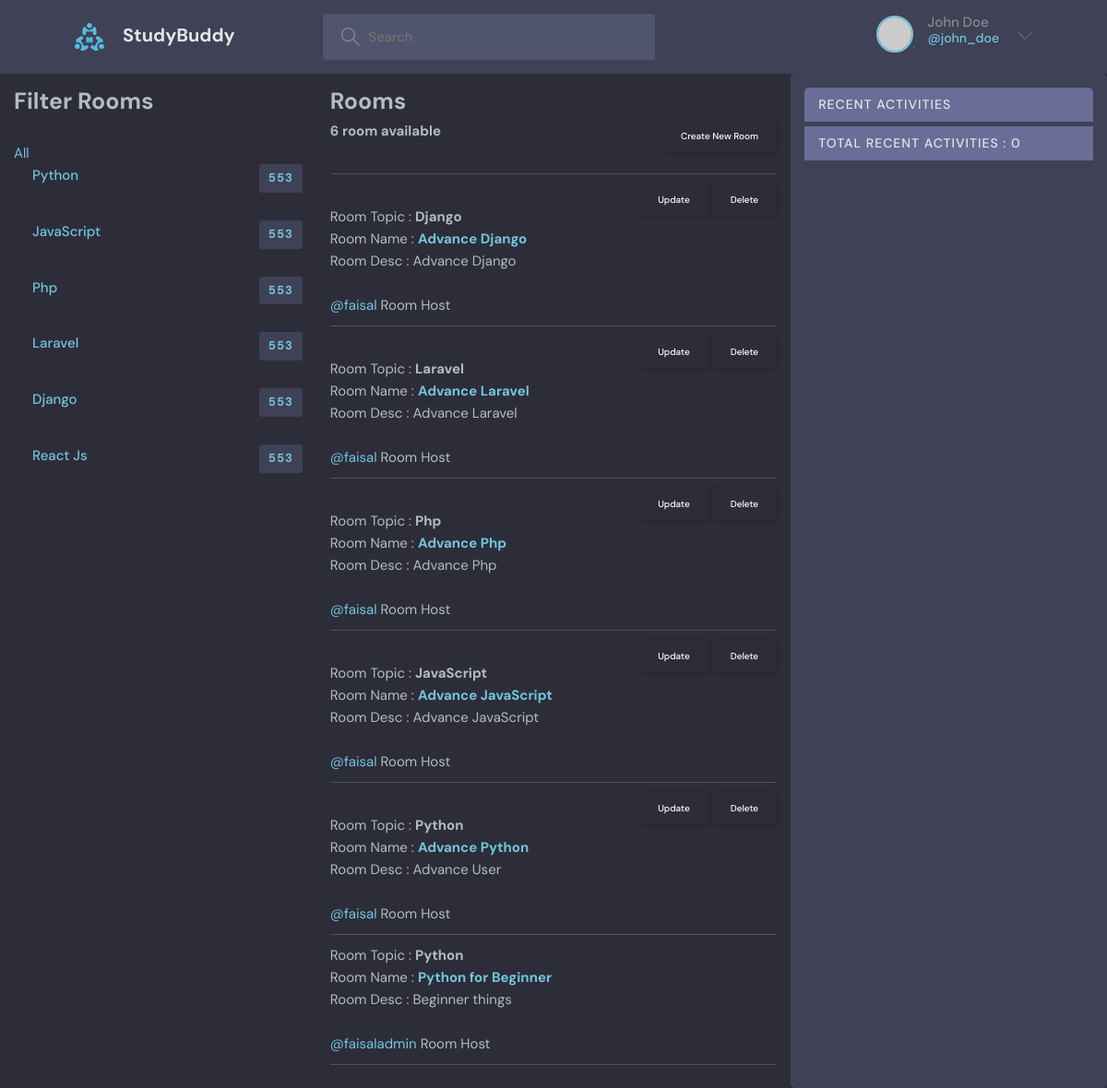
The page /rooms (signed in) on the database as committed earlier.
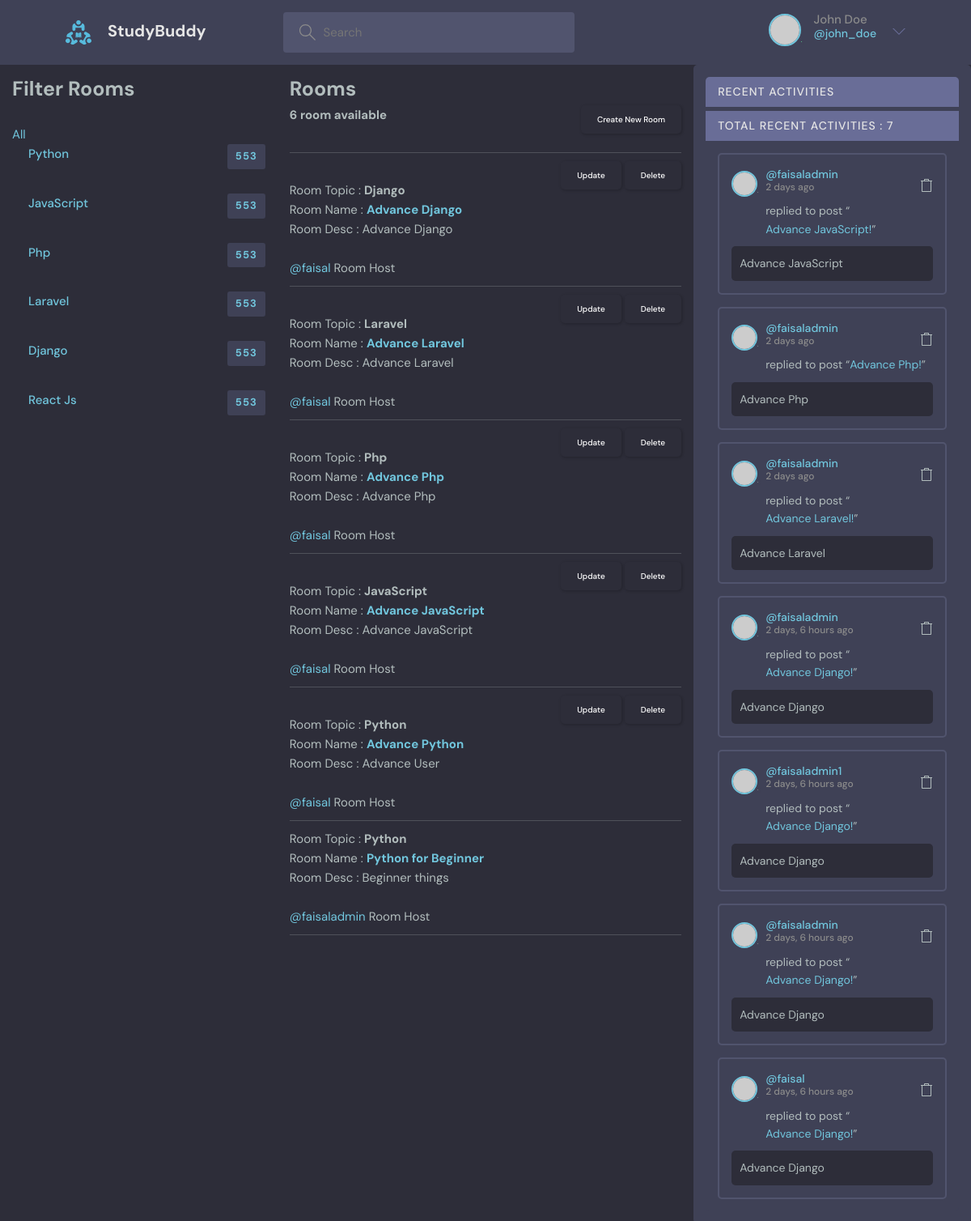
The same page on the database as committed later.
### base/models.py (models this page shows, shortened)
class Topic(models.Model):
    name = models.CharField(("name"), max_length=100)
    created = models.DateTimeField(("created"), auto_now_add=True)
    updated = models.DateTimeField(("updated"), auto_now=True)
    def __str__(self):
        return self.name

class Room(models.Model):
    host = models.ForeignKey(User, verbose_name=("host"), on_delete=models.SET_NULL, null=True)
    topic = models.ForeignKey(Topic, verbose_name=("topic"), on_delete=models.SET_NULL, null=True)
    name = models.CharField(("name"), max_length=50)
    participants = models.ManyToManyField(User, related_name='participants')
    desc =  models.TextField(("desc"), null=True, blank=True)
    created = models.DateTimeField(("created"), auto_now_add=True)
    updated = models.DateTimeField(("updated"), auto_now=True)
    class Meta:
        ordering = ['-updated', '-created']
    def __str__(self):
        return self.name

class Messages(models.Model):
    user = models.ForeignKey(User, verbose_name=("user"), on_delete=models.CASCADE)
    room = models.ForeignKey(Room, verbose_name=("room"), on_delete=models.CASCADE)
    body =  models.TextField(("body"))
    created = models.DateTimeField(("created"), auto_now_add=True)
    updated = models.DateTimeField(("updated"), auto_now=True)

### base/views.py (the view)
# urls.py: 2. Add a URL to urlpatterns:  path('', views.rooms, name='rooms')
@login_required(login_url='login')
def rooms(request):
    profiles = User.objects.all()
    profiles_count = profiles.count()
    topics = Topic.objects.all()
    q = request.GET.get('q') if request.GET.get('q') != None else ''
    rooms = Room.objects.filter(
        Q(topic__name__icontains=q) |
        Q(host__username__icontains=q) |
        Q(name__icontains=q) |
        Q(desc__icontains=q)
    )
    rooms_count = rooms.count()
    recent_activities = Messages.objects.filter(
        Q(room__topic__name__icontains=q)
    ).order_by('-created')
    recent_activities_count = recent_activities.count()
    context = {'profiles': profiles, 'profiles_count': profiles_count,
               'rooms': rooms, 'topics': topics, 'rooms_count': rooms_count,
               'recent_activities': recent_activities, 'recent_activities_count': recent_activities_count
               }
    return render(request, 'base/rooms.html', context)

### base/templates/base/rooms.html (shortened to what this page needs)
{% extends 'main.html' %} {% block title %} Main Page {% endblock title %}
{% block content %}
<div class="index-container">
  <aside class="section topics">
    <h1><b>Filter Rooms</b></h1>
    <br />
    <a href="{% url 'rooms' %}">All</a>
    <br />
    {% include 'base/topics_components.html' %}
  </aside>
  <section class="section feeds">
    <span>
      <h1><b>Rooms</b></h1>
      <span><b>{{ rooms_count }} room available</b></span>
      {% if user.username %}
      <p class="float-end">
        <a class="btn btn-dark" href="/create-room">Create New Room</a>
      </p>
      {% endif %}
    </span>
    <br />
    <br />
    <hr />
    {% include 'base/feeds_components.html' %}
  </section>
  <section class="section activities">
    {% include 'base/activities_components.html' %}
  </section>
</div>
{% endblock content %}

### base/templates/base/topics_components.html
<ul class="topics__list">
  {% for topic in topics %}
  <li>
    <a href="{% url 'rooms' %}?q={{ topic.name }}" class="active"
      > {{ topic.name}} <span>553</span></a
    >
  </li>
  {% endfor %}
</ul>

### base/templates/base/feeds_components.html
{% for room in rooms %} {% if request.user == room.host %}
<p class="float-end">
  <a class="btn btn-dark" href="{% url 'update-room' room.id %}">Update</a>
  <a class="btn btn-dark" href="{% url 'delete-room' room.id %}">Delete</a>
</p>
<br />
{% endif %}
Room Topic : <b>{{ room.topic }}</b> <br />
Room Name :
<a href='{% url "room" room.id %}'><b>{{ room.name }}</b></a> <br />
Room Desc : <span>{{ room.desc }}</span> <br />
<br />
<a href='{% url "room" room.id %}'>@{{ room.host}}</a> Room Host <br />
<hr />
{% endfor %}

### base/templates/base/activities_components.html
<div class="activities">
  <div class="activities__header">
    <h2>Recent Activities</h2>
    <h2>Total Recent Activities : {{ recent_activities_count }}</h2>
  </div>
  {% for recent_activitie in recent_activities %}
  <div class="activities__box">
    <div class="activities__boxHeader roomListRoom__header">
      <a
        href='{% url "profile" recent_activitie.user.id %}'
        class="roomListRoom__author"
      >
        <div class="avatar avatar--small">
          <img src="https://randomuser.me/api/portraits/women/11.jpg" />
        </div>
        <p>
          @{{ recent_activitie.user }}
          <span>{{ recent_activitie.created | timesince }} ago</span>
        </p>
      </a>
      <div class="roomListRoom__actions">
        <a href="#">
          <svg
            version="1.1"
            xmlns="http://www.w3.org/2000/svg"
            width="32"
            height="32"
            viewBox="0 0 32 32"
          >
            <title>delete</title>
            <path
              d="M30 4h-8v-3c0-0.553-0.447-1-1-1h-10c-0.553 0-1 0.447-1 1v3h-8v2h2v24c0 1.104 0.897 2 2 2h20c1.103 0 2-0.896 2-2v-24h2v-2h-0zM12 2h8v2h-8v-2zM26.002 30l-0.002 1v-1h-20v-24h20v24h0.002z"
            ></path>
          </svg>
        </a>
      </div>
    </div>
    <div class="activities__boxContent">
      <p>
        replied to post “<a href="room.html">{{ recent_activitie.room }}!</a>”
      </p>
      <div class="activities__boxRoomContent">
       {{ recent_activitie.room.desc}}
      </div>
    </div>
  </div>
  {% endfor %}
</div>

Rows that differ between the two databases and show on the page:
added Messages: user "faisaladmin", created "2 days", room "Advance JavaScript", room.desc "Advance JavaScript"
added Messages: user "faisaladmin", created "2 days", room "Advance Php", room.desc "Advance Php"
added Messages: user "faisaladmin", created "2 days", room "Advance Laravel", room.desc "Advance Laravel"
added Messages: user "faisaladmin", created "2 days, 6 hours", room "Advance Django", room.desc "Advance Django"
added Messages: user "faisaladmin1", created "2 days, 6 hours", room "Advance Django", room.desc "Advance Django"
added Messages: user "faisaladmin", created "2 days, 6 hours", room "Advance Django", room.desc "Advance Django"
added Messages: user "faisal", created "2 days, 6 hours", room "Advance Django", room.desc "Advance Django"
Other text that changed with them:
{{ recent_activities_count }}: "0" → "7"
